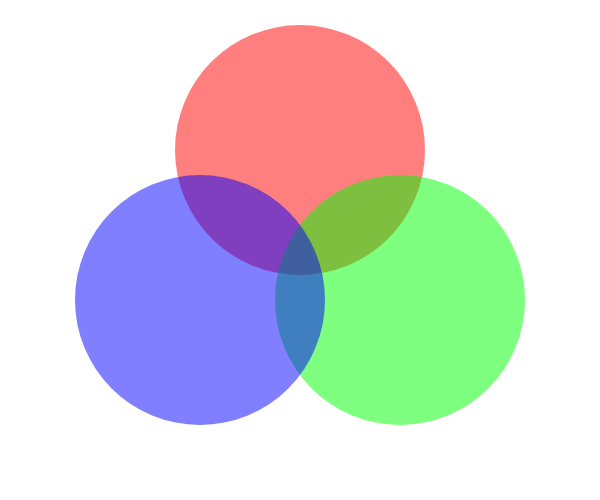
Frame 1 (no input)
Frame 60 (no input): identical to frame 1, image omitted
Frame 120 (the mouse pressed at the canvas centre since frame 60): identical to frame 1, image omitted

The p5.js sketch that drew this single still picture (run headless with seeded random() and noise() and a simulated clock; from frame 60 on, the mouse is pressed at the canvas centre):

// p5.js sketch
// ── sketch.js
function setup() {
  createCanvas(600, 500);
}

function draw() {
  background(255);
  noStroke();
  
  // red circle
  push();
  fill(255, 0, 0, 127.5);
  circle(300, 150, 250);
  pop();

  // blue circle
  push();
  fill(0, 255, 0, 127.5);
  circle(400, 300, 250);
  pop();
  
  // green circle
  push();
  fill(0, 0, 255, 127.5);
  circle(200, 300, 250);
  pop();
  
}
